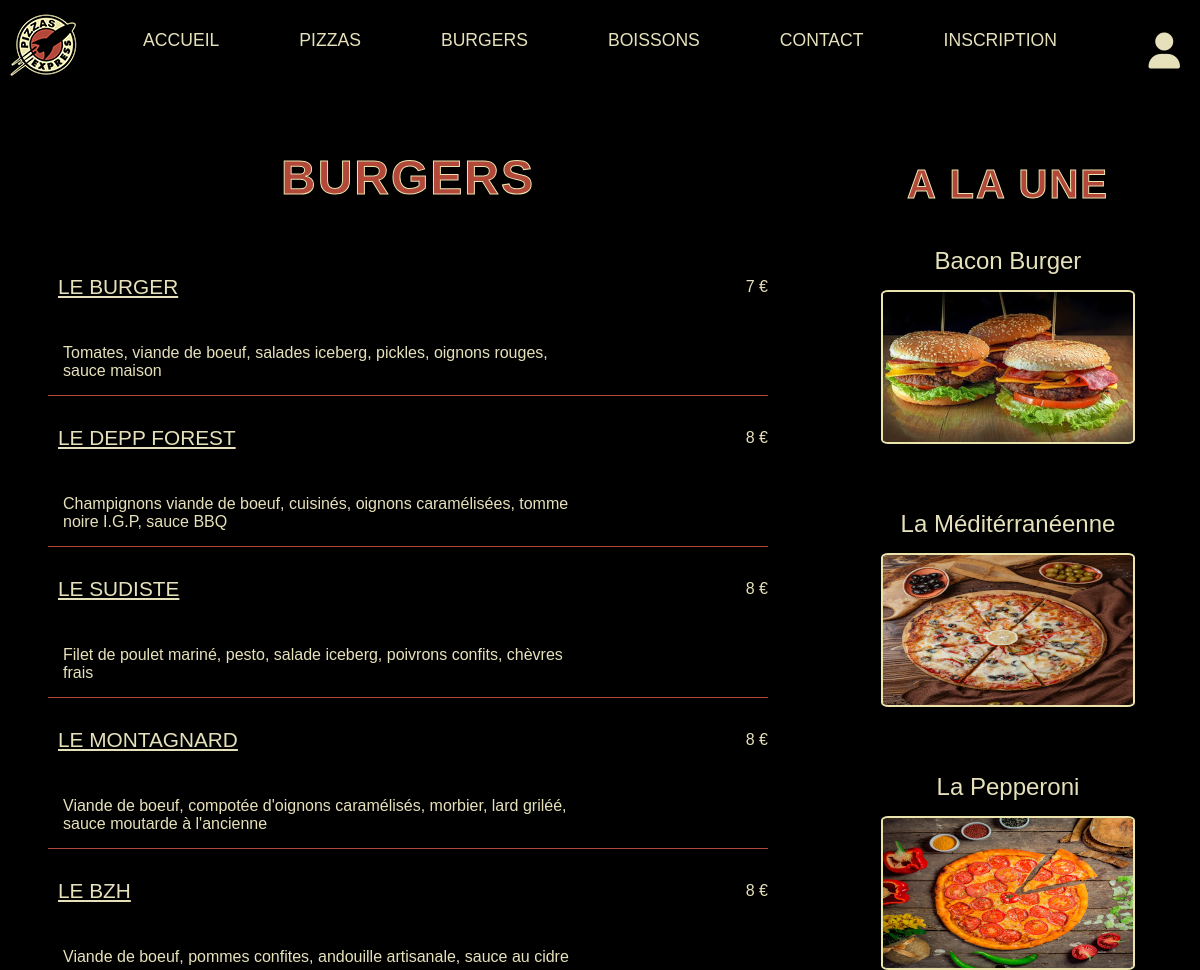
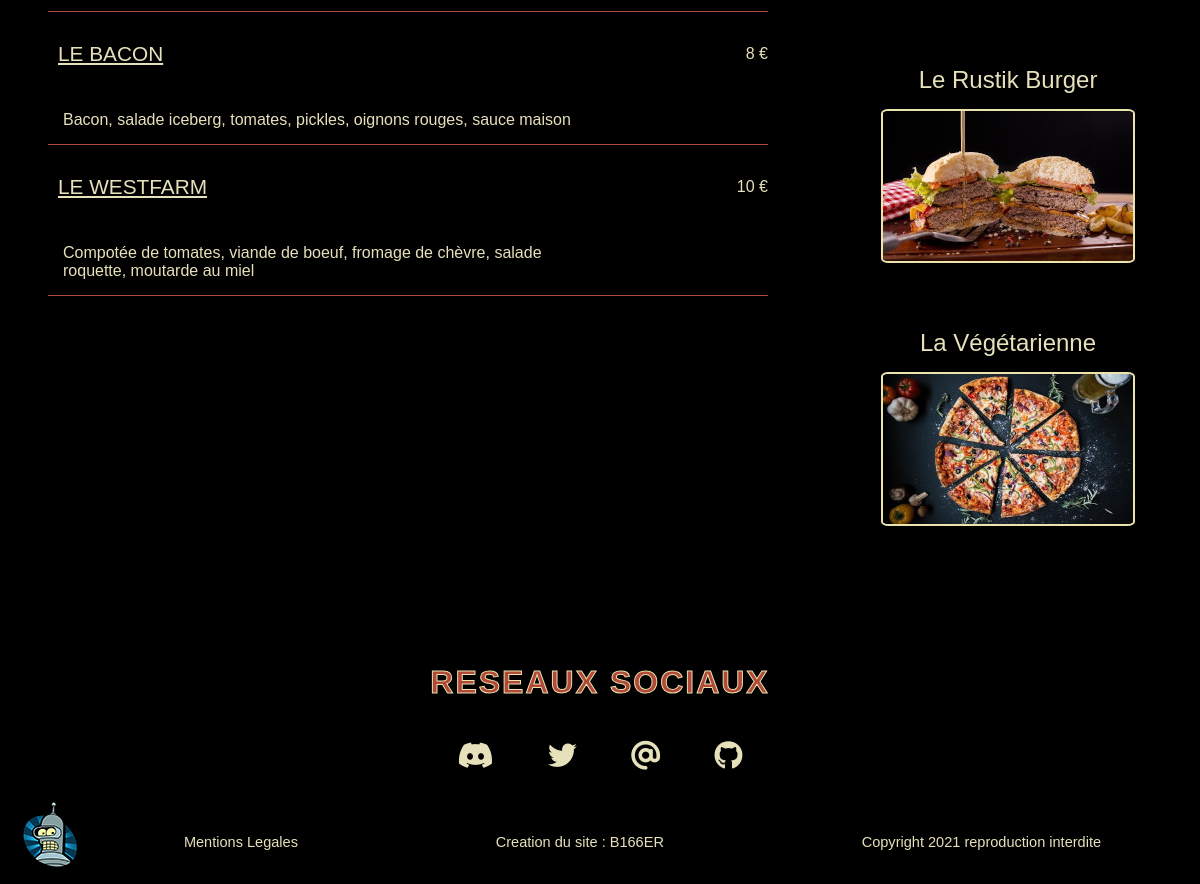
/index.php?action=burger, run on the app's committed database (2 pictures, top to bottom).
### tables this page shows
CREATE TABLE `burger` (
  `id` int(10) UNSIGNED NOT NULL,
  `productName` varchar(30) NOT NULL,
  `productDescription` varchar(256) NOT NULL,
  `prix` tinyint(4) NOT NULL
);

CREATE TABLE `alaune` (
  `id` int(10) UNSIGNED NOT NULL,
  `title` varchar(256) NOT NULL,
  `imgAdress` varchar(256) NOT NULL
);

### app/Controllers/front/FrontController.php (called while the page is built, shortened)
<?php
class FrontController
{
    public function burger()
    {
        $burgers = new \Project\Models\ProduitsManager();
        $allBurgers = $burgers->allBurgers();
        $aLaUne = new \Project\Models\ImagesManager();
        $allALaUne = $aLaUne->getALaUne();
        require 'app/Views/front/burger.php';
    }
}

### app/Models/ProduitsManager.php (called while the page is built, shortened)
<?php
class ProduitsManager extends Manager{
     public function allBurgers()
     {
        $bdd = $this->dbConnect();
        $req = $bdd->query("SELECT * FROM burger ORDER BY prix ASC");
        return $req;
    }
}

### app/Models/ImagesManager.php (called while the page is built, shortened)
<?php
class ImagesManager extends Manager{
    public function getALaUne()
    {
        $bdd = $this->dbConnect();
        $req = $bdd->query("SELECT * FROM alaune");
        return $req;
    }
}

### app/Views/front/burger.php (the view, shortened to what this page needs)
<main class="burger">
    <h1>Burgers</h1>
    <section>
        <?php foreach($allBurgers as $burgers) { ?>
        <article>
            <div class="article_info">
                <p class="article_title"><?= $burgers["productName"] ?></p>
                <p class="article_price"><?= $burgers["prix"] ?> €</p>
            </div>
            <p class="article_content"><?= $burgers["productDescription"] ?></p>
            <div class="line"></div>
        </article>
        <?php   } ?>
    </section>
</main>
<aside>
    <h2>A la une</h2>
    <section>
        <?php foreach($allALaUne as $aLaUne){ ?>
        <article class="article_show_on">
            <p><?= $aLaUne["title"] ?></p>
            <p> <img src="<?= $aLaUne["imgAdress"] ?>" alt="<?= $aLaUne['title'] ?>"> </p>
        </article>
        <?php   } ?>
    </section>
</aside>
<?php require "templates/template.php"; ?>

### app/Public/front/css/style.css (style rules this page uses)
* { padding: 0; margin: 0; box-sizing: border-box; color: rgb(230, 225, 187); font-family: 'Arial Black', arial; }
h1, h2, h3 { margin-bottom: 40px; margin-top: 30px; text-align: center; text-transform: uppercase; color: rgb(177, 72, 58); -webkit-text-stroke: 1px rgb(235, 228, 173); letter-spacing: 2px; }
h1 { font-size: 3em; }
h2 { font-size: 2.5em; }
aside { display: none; }
.article_info { display: flex; justify-content: space-between; align-items: center; }
.article_price { display: flex; }
.article_title { font-size: 1.3em; margin: 30px 0 30px 10px; text-transform: uppercase; text-decoration: underline; }
.article_content { width: 75%; padding: 15px; }
.line { width: 100%; height: 1px; background-color: rgb(177, 72, 58); }
@media screen and (min-width:1200px) { main { width: 60%; margin: 0 4%; } }
@media screen and (min-width:1200px) { aside { width: 24%; height: auto; display: inline; margin: 1% 4%; } }
@media screen and (min-width:1200px) { aside p { width: 100%; margin: 15px 0; font-size: 1.5em; } }
@media screen and (min-width:1200px) { aside img { border: 2px solid rgb(235, 228, 173); border-radius: 3%; -webkit-border-radius: 3%; -moz-border-radius: 3%; -ms-border-radius: 3%; -o-border-radius: 3%; } }
@media screen and (min-width:1200px) { .article_show_on { text-align: center; margin-bottom: 60px; } }

### data on the page
burger: productName "LE BURGER", prix "7", productDescription "Tomates, viande de boeuf, salades iceberg, pickles, oignons rouges, sauce maison"
burger: productName "LE DEPP FOREST", prix "8", productDescription "Champignons viande de boeuf, cuisinés, oignons caramélisées, tomme noire I.G.P, sauce BBQ"
burger: productName "LE SUDISTE", prix "8", productDescription "Filet de poulet mariné, pesto, salade iceberg, poivrons confits, chèvres frais"
burger: productName "LE MONTAGNARD", prix "8", productDescription "Viande de boeuf, compotée d'oignons caramélisés, morbier, lard griléé, sauce moutarde à l'ancienne"
burger: productName "LE BZH", prix "8", productDescription "Viande de boeuf, pommes confites, andouille artisanale, sauce au cidre"
burger: productName "LE BACON", prix "8", productDescription "Bacon, salade iceberg, tomates, pickles, oignons rouges, sauce maison"
burger: productName "LE WESTFARM", prix "10", productDescription "Compotée de tomates, viande de boeuf, fromage de chèvre, salade roquette, moutarde au miel"
alaune: title "Bacon Burger", imgAdress (picture)
alaune: title "La Méditérranéenne", imgAdress (picture)
alaune: title "La Pepperoni", imgAdress (picture)
alaune: title "Le Rustik Burger", imgAdress (picture)
alaune: title "La Végétarienne", imgAdress (picture)
